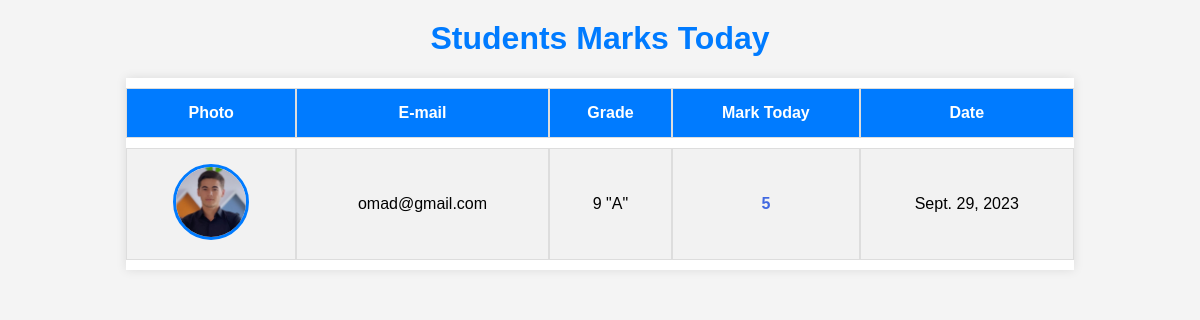
The page /marksheet/ (signed in) on the database its author committed.
### app/models.py (models this page shows, shortened)
class Mark(models.Model):
    mark = models.IntegerField(null=True, blank=True)
    user = models.ForeignKey(CustomUser, on_delete=models.CASCADE, related_name='mark')
    date = models.DateField(auto_now_add=True)

class CustomUser(AbstractUser):
    class Role(models.TextChoices):
        oquvchi = "O'quvchi"
        oqituvchi = "O'qituvchi"
    role = models.CharField(max_length=155, choices=Role.choices, default=Role.oquvchi)
    username = models.CharField(max_length=155, unique=False)
    email = models.EmailField(unique=True)
    phone_number = models.CharField(max_length=13)
    first_name = models.CharField(max_length=100)
    last_name = models.CharField(max_length=100)
    text = models.TextField(null=True, blank=True)
    photo = models.ImageField(upload_to='teachers photo/', null=True, blank=True)
    date_of_birth = models.CharField(max_length=100)
    place_of_birth = models.CharField(max_length=155)
    grade = models.ForeignKey(to=Grade, on_delete=models.CASCADE, null=True, blank=True, related_name='users')
    city = models.CharField(max_length=155, null=True, blank=True)
    USERNAME_FIELD = 'email'
    REQUIRED_FIELDS = []
    objects = UserManager()
    class Meta:
        verbose_name = "O'ituvchi va o'quvchilar"
        verbose_name_plural = "O'ituvchi va o'quvchilar"

class Grade(models.Model):
    name = models.CharField(max_length=155)
    school = models.ForeignKey(to=School, on_delete=models.CASCADE, related_name='school')
    def __str__(self):
        return self.name
    class Meta:
        verbose_name = "Sinf"
        verbose_name_plural = "Sinf"

### app/views.py (the view)
# urls.py: path('marksheet/', marksheet, name='marksheet'),
def marksheet(request):
    if request.user.role == "O'quvchi":
        data = date.today()
        students = Mark.objects.filter(user__grade_id=request.user.grade_id, user__role="O'quvchi", date=data).order_by('-id')
        return render(request, 'marksheet.html', {'students': students})
    else:
        return redirect('index')

### templates/marksheet.html (shortened to what this page needs)
<!DOCTYPE html>
<html lang="en">
<head>
</head>
<body>
<h1>Students Marks Today</h1>
<table>
    <thead>
    <tr>
        <th>Photo</th>
        <th>E-mail</th>
        <th>Grade</th>
        <th>Mark Today</th>
        <th>Date</th>
    </tr>
    </thead>
    <tbody>
    {% for student in students %}
        <tr class="student-row">
            {% if student.user.photo %}
                <td><img src="{{ student.user.photo.url }}" alt="students photo"></td>
            {% else %}
                <td><img src="https://cdn-icons-png.flaticon.com/512/149/149071.png" alt="students photo"></td>
            {% endif %}
        <td>{{ student.user.email }}</td>
            <td>
                <div><p>{{ student.user.grade }}</p></div>
            </td>
            {% if student.mark == 5 %}
                <td><span style="font-weight: bold; color: royalblue">{{ student.mark}}</span></td>
            {% elif student.mark == 4 %}
                <td><span style="font-weight: bold; color: #28a745">{{ student.mark }}</span></td>
            {% elif student.mark == 3 %}
                <td><span style="font-weight: bold; color: #E6C200">{{ student.mark }}</span></td>
            {% elif student.mark == 2 %}
                <td><span style="font-weight: bold; color: red">{{ student.mark }}</span></td>
            {% endif %}
            <td>{{ student.date }}</td>
        </tr>
    {% endfor %}
    </tbody>
</table>
</body>
</html>

### templates/marksheet.html (style rules this page uses)
body { font-family: Arial, sans-serif; background-color: #f4f4f4; }
h1 { text-align: center; color: #007bff; margin-top: 20px; }
table { width: 80%; margin: 20px auto; background-color: #fff; border-collapse: separate; border-spacing: 0 10px; box-shadow: 0 0 10px rgba(0, 0, 0, 0.1); }
th, td { padding: 15px; text-align: center; border: 1px solid #ddd; }
th { background-color: #007bff; color: #fff; }
td img { width: 70px; height: 70px; border-radius: 50%; object-fit: cover; border: 3px solid #007bff; }
.student-row:nth-child(odd) { background-color: #f2f2f2; }

### rows shown on the page
Mark: user.photo (picture), user.email "omad@gmail.com", user.grade "9 \"A\"", mark "5", date "Sept. 29, 2023"
